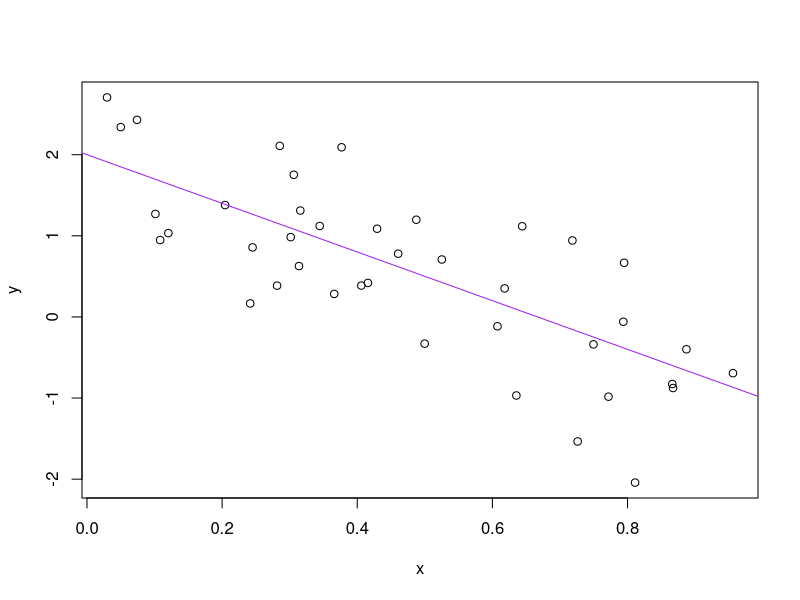

The R script that drew this image:

a <- 2
b <- -3
sig_sq <- 0.5
x <- runif(40)
y <- a + b * x + rnorm(40, sd = sqrt(sig_sq))
(avg_x <- mean(x))
write(avg_x, "avg_x.txt")
plot(x, y)
abline(a, b, col = "purple")
